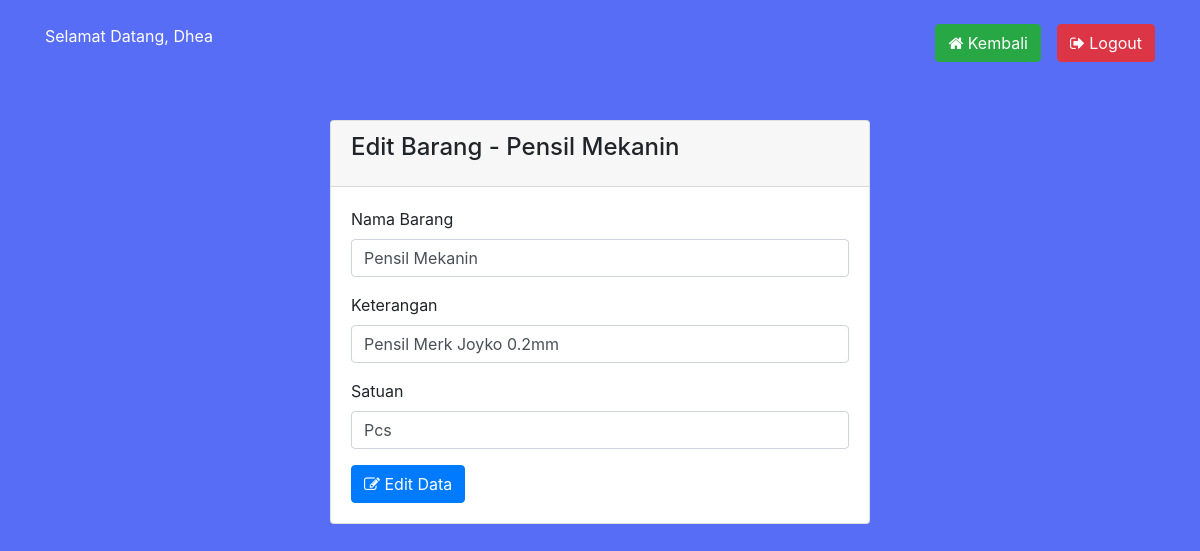
The app's page /edit.php?id=12 (signed in) with its own data.
### tables this page shows
CREATE TABLE `pengguna` (
  `IdPengguna` int(11) NOT NULL,
  `NamaPengguna` varchar(50) NOT NULL,
  `PASSWORD` char(128) NOT NULL,
  `NamaDepan` varchar(25) NOT NULL,
  `NamaBelakang` varchar(25) DEFAULT NULL,
  `NoHp` varchar(12) NOT NULL,
  `alamat` text NOT NULL,
  `IdAkses` int(11) DEFAULT NULL
);

CREATE TABLE `barang` (
  `IdBarang` int(11) NOT NULL,
  `NamaBarang` varchar(50) NOT NULL,
  `Keterangan` varchar(100) NOT NULL,
  `satuan` varchar(30) NOT NULL,
  `IdPengguna` int(11) NOT NULL
);

### proses/panggil.php (called while the page is built, shortened)
<?php
    include 'prosescrud.php';
    $db = new Koneksi();
    $koneksi =  $db->DBConnect();
    $proses = new prosesCrud($koneksi);
    $id = $_SESSION['ADMIN']['IdPengguna'];
    $sesi = $proses->tampil_data_id('pengguna','IdPengguna',$id);
?>

### proses/prosescrud.php (called while the page is built, shortened)
<?php
class prosesCrud {
    protected $db;
    function __construct($db){
        $this->db = $db;
    }
    function tampil_data_id($tabel,$where,$id)
    {
        $row = $this->db->prepare("SELECT * FROM $tabel WHERE $where = ?");
        $row->execute(array($id));
        $hasil = $row->fetch();
        return $hasil;
    }
}

### edit.php (the view, shortened to what this page needs)
<?php
    require 'proses/panggil.php';
    $idGet = strip_tags($_GET['id']);
    $hasil = $proses->tampil_data_id('barang','IdBarang',$idGet);
?>
<!DOCTYPE HTML>
<html>
	<head>
		<link rel="stylesheet" href="https://maxcdn.bootstrapcdn.com/bootstrap/4.0.0/css/bootstrap.min.css">
		<link rel="stylesheet" href="https://stackpath.bootstrapcdn.com/font-awesome/4.7.0/css/font-awesome.min.css">
	</head>
    <body style="background:#586df5;">
		<div class="container">
			<br/>
            <span style="color:#fff";>Selamat Datang, <?php echo $sesi['NamaDepan'];?></span>
			<div class="float-right">
				<a href="index.php" class="btn btn-success btn-md" style="margin-right:1pc;"><span class="fa fa-home"></span> Kembali</a>
				<a href="logout.php" class="btn btn-danger btn-md float-right"><span class="fa fa-sign-out"></span> Logout</a>
			</div>
			<br/><br/><br/>
			<div class="row">
				<div class="col-sm-3"></div>
				<div class="col-lg-6">
					<br/>
					<div class="card">
						<div class="card-header">
						<h4 class="card-title">Edit Barang - <?php echo $hasil['NamaBarang'];?></h4>
						</div>
						<div class="card-body">
							<form action="proses/crud.php?aksi=editBarang" method="POST">
								<div class="form-group">
									<label>Nama Barang</label>
									<input type="text" value="<?php echo $hasil['NamaBarang'];?>" class="form-control" name="NamaBarang" required>
								</div>
								<div class="form-group">
									<label>Keterangan</label>
									<input type="text" value="<?php echo $hasil['Keterangan'];?>" class="form-control" name="Keterangan" required>
								</div>
								<div class="form-group">
									<label>Satuan</label>
									<input type="harga" value="<?php echo $hasil['satuan'];?>" class="form-control" name="satuan" required>
								</div>
								<button class="btn btn-primary btn-md" name="create"><i class="fa fa-edit"> </i> Edit Data</button>
							</form>
						</div>
					</div>
				</div>
				<div class="col-sm-3"></div>
			</div>
		</div>
	</body>
</html>

### records on screen
pengguna: NamaDepan "Dhea"
barang: NamaBarang "Pensil Mekanin", Keterangan "Pensil Merk Joyko 0.2mm", satuan "Pcs"
